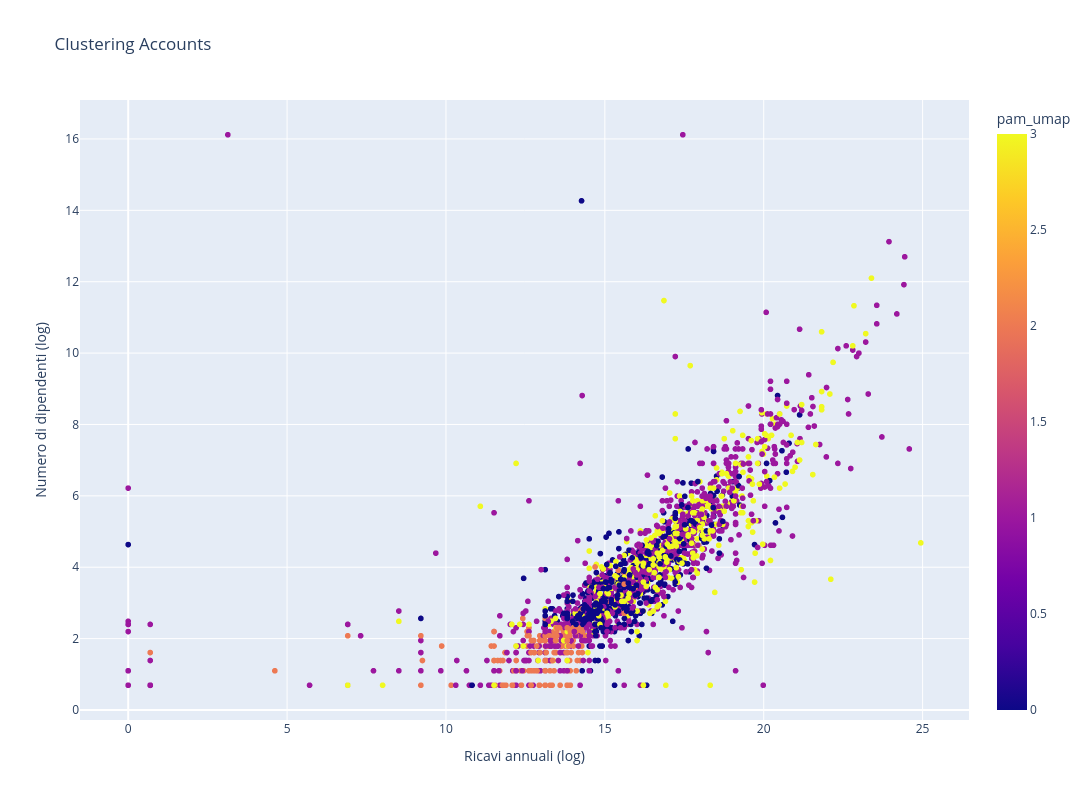

The cell this chart's notebook holds for it:
### Code cell
fig = px.scatter(
    accounts,
    x="Ricavi annuali",
    y="Numero di dipendenti",
    color="pam_umap",
    hover_name="Nome account",  
    hover_data={
        "Ricavi annuali": False, 
        "Numero di dipendenti": False,
        "pam_umap": True
    },
    title="Clustering Accounts",
    width=1300,
    height=800,
)

fig.update_layout(
    xaxis_title="Ricavi annuali (log)",
    yaxis_title="Numero di dipendenti (log)",
    legend_title="Cluster"
)

fig.show()

### Figure 1 — Plotly figure (JSON) as saved in the notebook; plotly's stock layout.template omitted (floating-point values rounded to 4 significant figures; data arrays with more than 128 entries replaced by an {"elided": "..."} marker saying what was removed)
{"data": [{"customdata": {"elided": "2263x1 int values"}, "hovertemplate": "<b>%{hovertext}</b><br><br>pam_umap=%{marker.color}<extra></extra>", "hovertext": {"elided": "2263 str values"}, "legendgroup": "", "marker": {"color": {"elided": "2263 int values"}, "coloraxis": "coloraxis", "symbol": "circle"}, "mode": "markers", "name": "", "showlegend": false, "type": "scattergl", "x": {"elided": "2263 float values"}, "xaxis": "x", "y": {"elided": "2263 float values"}, "yaxis": "y"}], "layout": {"coloraxis": {"colorbar": {"title": {"text": "pam_umap"}}, "colorscale": [[0, "#0d0887"], [0.1111, "#46039f"], [0.2222, "#7201a8"], [0.3333, "#9c179e"], [0.4444, "#bd3786"], [0.5556, "#d8576b"], [0.6667, "#ed7953"], [0.7778, "#fb9f3a"], [0.8889, "#fdca26"], [1, "#f0f921"]]}, "height": 800, "legend": {"title": {"text": "Cluster"}, "tracegroupgap": 0}, "title": {"text": "Clustering Accounts"}, "width": 1300, "xaxis": {"anchor": "y", "domain": [0, 1], "title": {"text": "Ricavi annuali (log)"}}, "yaxis": {"anchor": "x", "domain": [0, 1], "title": {"text": "Numero di dipendenti (log)"}}}}
